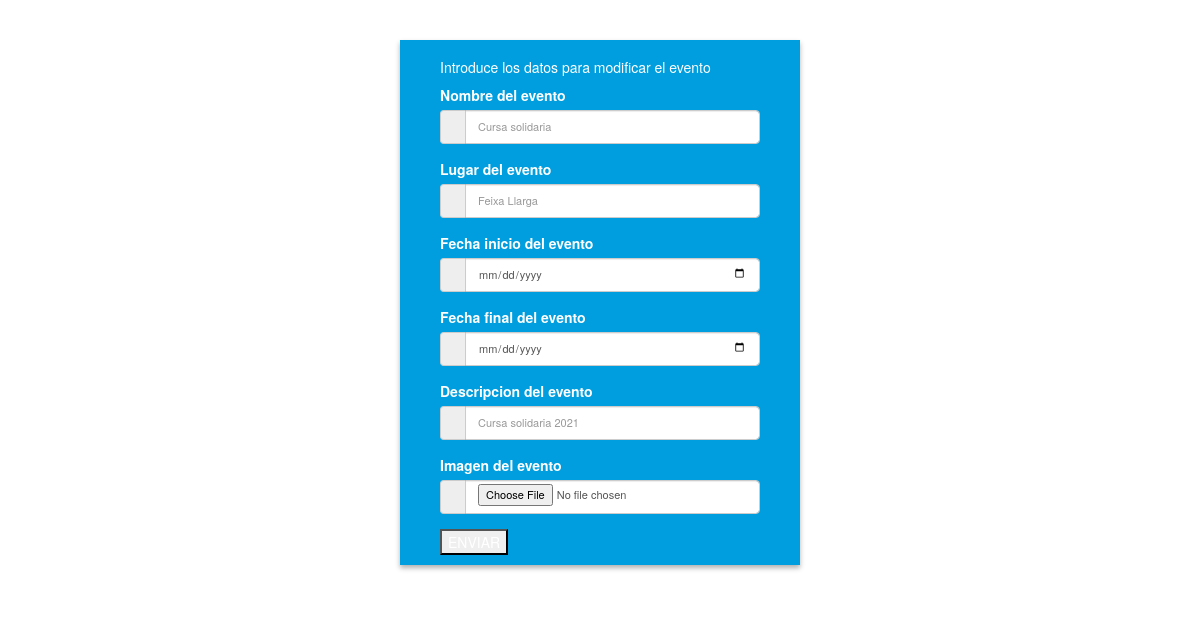
/view/modeventos.php?id_evento=4 (signed in), run on the app's committed database.
### tables this page shows
CREATE TABLE `tbl_evento` (
  `id_evento` int(11) NOT NULL,
  `nombre_evento` varchar(50) NOT NULL,
  `lugar_evento` varchar(50) NOT NULL,
  `fecha_inicio_evento` date NOT NULL,
  `fecha_final_evento` date NOT NULL,
  `descripcion` text NOT NULL,
  `path` varchar(100) NOT NULL,
  `disponibilidad_evento` tinyint(1) NOT NULL
);

### view/modeventos.php (the view, shortened to what this page needs)
<?php
require_once "../services/connection.php";
if ($_SESSION['email']=="") {
    header("location:menu.php");
}else {
?>
<!DOCTYPE html>
<html lang="en">
<head>
    <link href="//maxcdn.bootstrapcdn.com/bootstrap/4.1.1/css/bootstrap.min.css" rel="stylesheet" id="bootstrap-css">
    <link href="//maxcdn.bootstrapcdn.com/bootstrap/3.3.0/css/bootstrap.min.css" rel="stylesheet" id="bootstrap-css">
    <link href="../css/form.css" rel="stylesheet">
</head>
<body>
    <?php
        $id_evento=$_GET['id_evento'];
        $sentencia1=$pdo->prepare("SELECT * FROM tbl_evento WHERE id_evento=$id_evento");
        $sentencia1->execute();
        $row=$sentencia1->fetch(PDO::FETCH_ASSOC);
        $nombre_evento=$row['nombre_evento'];
        $lugar_evento=$row['lugar_evento'];
        $descripcion=$row['descripcion'];
    ?>
    <div class="container">
		<div class="main">
			<div class="main-center">
			<h5>Introduce los datos para modificar el evento</h5>
                <form action="../proceses/modificareventos.php" method="post" enctype="multipart/form-data">
                    <div class="form-group">
                    <label for="nombre_evento">Nombre del evento</label>
                            <div class="input-group">
                                <span class="input-group-addon"><i class="fa fa-user fa" aria-hidden="true"></i></span>
                                <?php echo "<input type='text' class='form-control' name='nombre_evento' placeholder='$nombre_evento'>";?>
                            </div>
                    </div>
                    <div class="form-group">
                    <label for="lugar_evento">Lugar del evento</label>
                            <div class="input-group">
                                <span class="input-group-addon"><i class="fa fa-users fa" aria-hidden="true"></i></span>
                                <?php echo "<input type='text' class='form-control' name='lugar_evento' placeholder='$lugar_evento'>";?>
                            </div>
                    </div>
                    <div class="form-group">
                    <label for="fecha_inicio_evento">Fecha inicio del evento</label>
                            <div class="input-group">
                                <span class="input-group-addon"><i class="fa fa-envelope fa" aria-hidden="true"></i></span>
                                <input type="date" class="form-control" name="fecha_inicio_evento">
                        </div>
                    </div>
                    <div class="form-group">
                    <label for="fecha_final_evento">Fecha final del evento</label>
                            <div class="input-group">
                                <span class="input-group-addon"><i class="fa fa-lock fa-lg" aria-hidden="true"></i></span>
                                <input type="date" class="form-control" name="fecha_final_evento">
                            </div>
                    </div>
                    <div class="form-group">
                    <label for="descripcion">Descripcion del evento</label>
                            <div class="input-group">
                                <span class="input-group-addon"><i class="fa fa-lock fa-lg" aria-hidden="true"></i></span>
                                <?php echo "<input type='text' class='form-control' name='descripcion' placeholder='$descripcion'>";?>
                            </div>
                    </div>
                    <div class="form-group">
                    <label for="file">Imagen del evento</label>
                            <div class="input-group">
                                <span class="input-group-addon"><i class="fa fa-lock fa-lg" aria-hidden="true"></i></span>
                                <?php echo "<input type='file' class='form-control' name='file' accept='image/*'>";?>
                            </div>
                    </div>
                    <button type="submit">ENVIAR</button>
                </form>
			</div>
		</div>
	</div>
</body>
</html>
<?php
}
?>

### css/form.css (style rules this page uses)
.main { padding: 40px 0; }
.main input, .main input::-webkit-input-placeholder { font-size: 11px; padding-top: 3px; }
.main-center { margin-top: 30px; margin: 0 auto; max-width: 400px; padding: 10px 40px; background: #009edf; color: #FFF; text-shadow: none; -webkit-box-shadow: 0px 3px 5px 0px rgba(0, 0, 0, 0.31); -moz-box-shadow: 0px 3px 5px 0px rgba(0, 0, 0, 0.31); box-shadow: 0px 3px 5px 0px rgba(0, 0, 0, 0.31); }

### data on the page
tbl_evento: nombre_evento "Cursa solidaria", lugar_evento "Feixa Llarga", descripcion "Cursa solidaria 2021"
